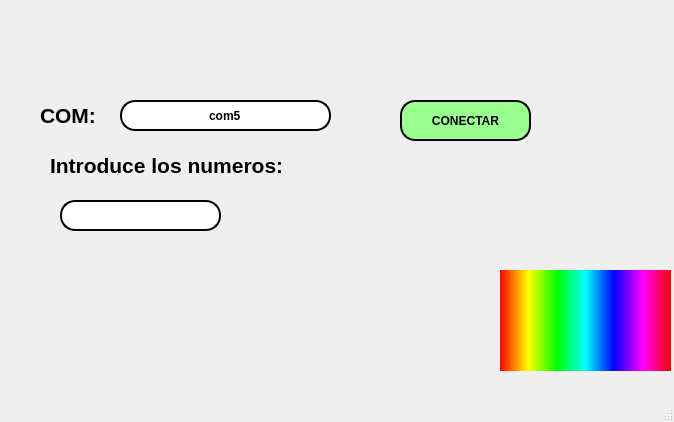
<?xml version="1.0" encoding="UTF-8"?>
<ui version="4.0">
 <class>MainWindow</class>
 <widget class="QMainWindow" name="MainWindow">
  <property name="geometry">
   <rect>
    <x>0</x>
    <y>0</y>
    <width>674</width>
    <height>422</height>
   </rect>
  </property>
  <property name="windowTitle">
   <string>MainWindow</string>
  </property>
  <widget class="QWidget" name="centralwidget">
   <widget class="QLabel" name="label">
    <property name="geometry">
     <rect>
      <x>20</x>
      <y>10</y>
      <width>191</width>
      <height>71</height>
     </rect>
    </property>
    <property name="text">
     <string/>
    </property>
    <property name="pixmap">
     <pixmap resource="../../../Resource/resource.qrc">:/Logos/uatlogopng.png</pixmap>
    </property>
    <property name="scaledContents">
     <bool>true</bool>
    </property>
   </widget>
   <widget class="QLabel" name="label_4">
    <property name="geometry">
     <rect>
      <x>430</x>
      <y>0</y>
      <width>241</width>
      <height>91</height>
     </rect>
    </property>
    <property name="text">
     <string/>
    </property>
    <property name="pixmap">
     <pixmap resource="../../../Resource/resource.qrc">:/Logos/fians.png</pixmap>
    </property>
    <property name="scaledContents">
     <bool>true</bool>
    </property>
   </widget>
   <widget class="QLabel" name="label_5">
    <property name="geometry">
     <rect>
      <x>500</x>
      <y>270</y>
      <width>171</width>
      <height>101</height>
     </rect>
    </property>
    <property name="styleSheet">
     <string notr="true">background-color: qlineargradient(spread:pad, x1:0, y1:0, x2:1, y2:0, stop:0 rgba(255, 0, 0, 255), stop:0.166 rgba(255, 255, 0, 255), stop:0.333 rgba(0, 255, 0, 255), stop:0.5 rgba(0, 255, 255, 255), stop:0.666 rgba(0, 0, 255, 255), stop:0.833 rgba(255, 0, 255, 255), stop:1 rgba(255, 0, 0, 255));</string>
    </property>
    <property name="text">
     <string/>
    </property>
    <property name="pixmap">
     <pixmap resource="../../../Resource/resource.qrc">:/Logos/Shelby-Logo.png</pixmap>
    </property>
    <property name="scaledContents">
     <bool>true</bool>
    </property>
   </widget>
   <widget class="QLineEdit" name="txt_com">
    <property name="geometry">
     <rect>
      <x>120</x>
      <y>100</y>
      <width>211</width>
      <height>31</height>
     </rect>
    </property>
    <property name="font">
     <font>
      <weight>75</weight>
      <bold>true</bold>
     </font>
    </property>
    <property name="styleSheet">
     <string notr="true">border: 2px solid black;
background-color: rgb(255, 255, 255);
border-radius: 15px;</string>
    </property>
    <property name="text">
     <string>com5</string>
    </property>
    <property name="alignment">
     <set>Qt::AlignCenter</set>
    </property>
   </widget>
   <widget class="QLabel" name="label_2">
    <property name="geometry">
     <rect>
      <x>40</x>
      <y>100</y>
      <width>71</width>
      <height>31</height>
     </rect>
    </property>
    <property name="font">
     <font>
      <pointsize>16</pointsize>
      <weight>75</weight>
      <bold>true</bold>
     </font>
    </property>
    <property name="text">
     <string>COM:</string>
    </property>
   </widget>
   <widget class="QPushButton" name="btn_accion">
    <property name="geometry">
     <rect>
      <x>400</x>
      <y>100</y>
      <width>131</width>
      <height>41</height>
     </rect>
    </property>
    <property name="font">
     <font>
      <weight>75</weight>
      <bold>true</bold>
     </font>
    </property>
    <property name="styleSheet">
     <string notr="true">border: 2px solid black;
background-color: rgb(153, 255, 142);
border-radius: 15px;</string>
    </property>
    <property name="text">
     <string>CONECTAR</string>
    </property>
   </widget>
   <widget class="QLabel" name="txt_resultado">
    <property name="geometry">
     <rect>
      <x>40</x>
      <y>250</y>
      <width>301</width>
      <height>41</height>
     </rect>
    </property>
    <property name="font">
     <font>
      <pointsize>16</pointsize>
      <weight>75</weight>
      <bold>true</bold>
     </font>
    </property>
    <property name="styleSheet">
     <string notr="true"/>
    </property>
    <property name="text">
     <string/>
    </property>
   </widget>
   <widget class="QLineEdit" name="txt_valores">
    <property name="geometry">
     <rect>
      <x>60</x>
      <y>200</y>
      <width>161</width>
      <height>31</height>
     </rect>
    </property>
    <property name="font">
     <font>
      <pointsize>10</pointsize>
      <weight>50</weight>
      <bold>false</bold>
     </font>
    </property>
    <property name="styleSheet">
     <string notr="true">border: 2px solid black;
background-color: rgb(255, 255, 255);
border-radius: 15px;</string>
    </property>
    <property name="text">
     <string/>
    </property>
    <property name="alignment">
     <set>Qt::AlignCenter</set>
    </property>
   </widget>
   <widget class="QLabel" name="label_6">
    <property name="geometry">
     <rect>
      <x>50</x>
      <y>150</y>
      <width>341</width>
      <height>31</height>
     </rect>
    </property>
    <property name="font">
     <font>
      <pointsize>16</pointsize>
      <weight>75</weight>
      <bold>true</bold>
     </font>
    </property>
    <property name="text">
     <string>Introduce los numeros:</string>
    </property>
   </widget>
   <widget class="QLabel" name="txt_repetir">
    <property name="geometry">
     <rect>
      <x>40</x>
      <y>310</y>
      <width>421</width>
      <height>41</height>
     </rect>
    </property>
    <property name="font">
     <font>
      <pointsize>16</pointsize>
      <weight>75</weight>
      <bold>true</bold>
     </font>
    </property>
    <property name="styleSheet">
     <string notr="true"/>
    </property>
    <property name="text">
     <string/>
    </property>
   </widget>
  </widget>
  <widget class="QMenuBar" name="menubar">
   <property name="geometry">
    <rect>
     <x>0</x>
     <y>0</y>
     <width>674</width>
     <height>26</height>
    </rect>
   </property>
  </widget>
  <widget class="QStatusBar" name="statusbar"/>
 </widget>
 <resources>
  <include location="../../../Resource/resource.qrc"/>
 </resources>
 <connections/>
</ui>
